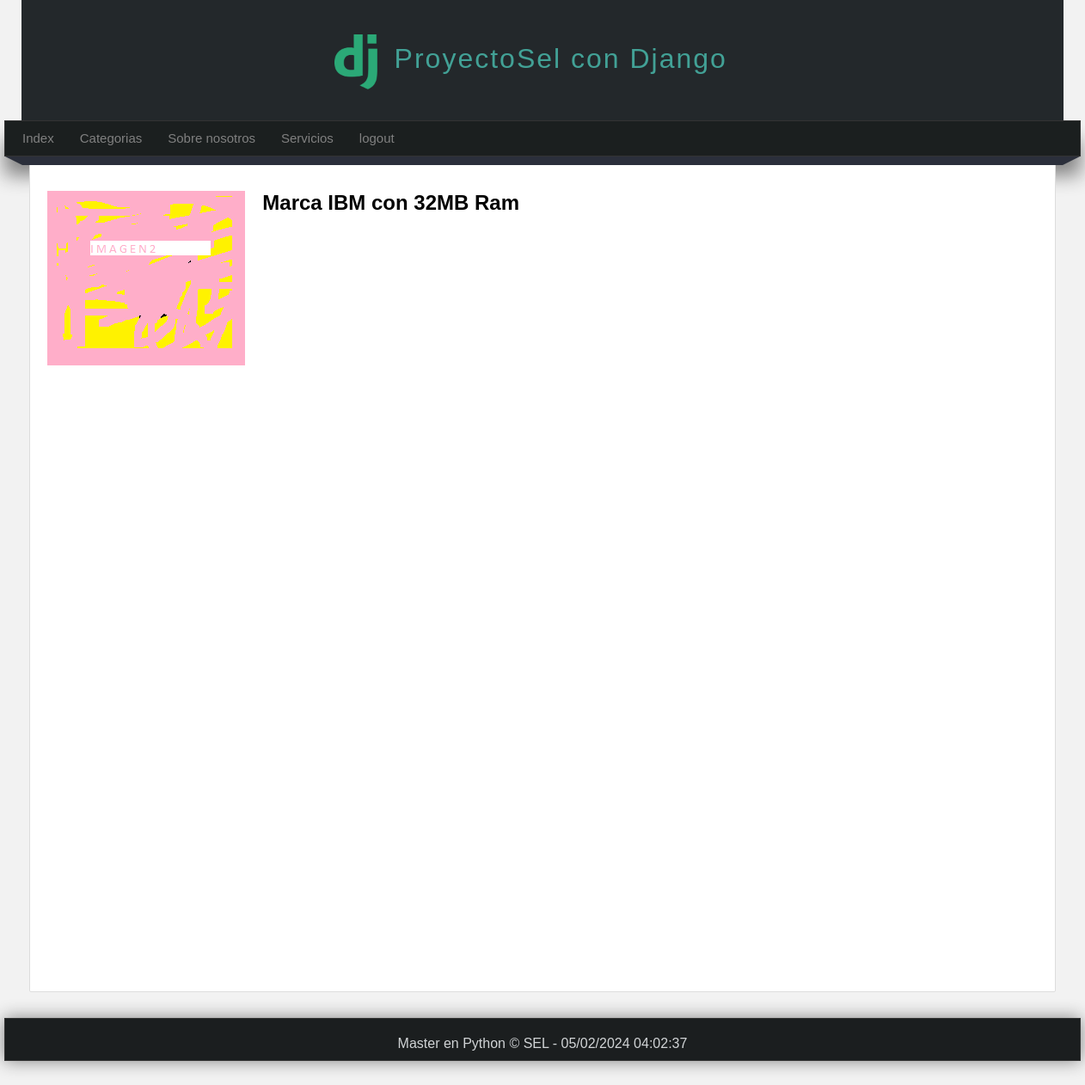
/articulo/2 (signed in), run on the app's committed database.
### pages/models.py (models this page shows, shortened)
class Page(models.Model):
    title = models.CharField(max_length = 50, verbose_name = 'Titulo')
    content = RichTextField(verbose_name='Contenido')
    slug = models.CharField(unique=True, max_length=150, verbose_name='URL amigable')
    order = models.IntegerField(default=0, verbose_name='Orden')
    visible = models.BooleanField(verbose_name='Visibles')
    created_at =models.DateField(auto_now_add=True, verbose_name='Creado el')
    updated_at = models.DateField(auto_now=True, verbose_name='Actualizado el')
    class Meta:
        verbose_name = "Pagina"
        verbose_name_plural = "Paginas"

### blog/models.py (models this page shows, shortened)
class Article(models.Model):
    title = models.CharField(max_length=150, verbose_name='titulo')
    content = RichTextField(verbose_name='contenido')
    imagen = models.ImageField(default='null', verbose_name='imagen', upload_to="articles")
    public = models.BooleanField( verbose_name='publicado')
    user = models.ForeignKey(User, verbose_name = 'usuario', editable= False, on_delete=models.CASCADE)
    categories = models.ManyToManyField(Category, verbose_name='categorias', null=True, blank=True)
    create_at = models.DateTimeField(auto_now_add=True, verbose_name='fecha_creacion')
    updated_at = models.DateTimeField(auto_now=True, verbose_name='fecha_modificacion')
    class Meta:
        verbose_name = "Articulo"
        verbose_name_plural = "Articulos"
        ordering = ['-create_at']

### blog/views.py (the view)
# urls.py: path('articulo/<int:article_id>', views.article, name='article')
@login_required(login_url='index')
def article(request, article_id):
    article = get_object_or_404(Article, id=article_id)
    return render(request, 'articles/detail.html', {
        'article': article
    })

### blog/context_processor.py (called while the page is built)
def get_categories(request):
    ids = Article.objects.filter(public=True).values_list('categories',flat=True)
    categories = Category.objects.filter(id__in=ids).values_list('id','name')
    return {
        'categories': categories
    }

### pages/context_processor.py (called while the page is built)
def get_pages(request):
    pages = Page.objects.filter(visible=True).order_by('order').values_list('id','title','slug')
    return {
        'pages': pages
    }

### blog/templates/articles/detail.html (shortened to what this page needs)
{% extends 'layouts/layout.html' %}
{% block content %}
{% if article.imagen != 'null' and article.imagen.url|length >= 1 %}
    <div class='image'>
        <img src="{{article.imagen.url}}" />
    </div>
{% endif %}
<p> {{article.content|safe}} </P>
{% endblock %}

### mainapp/templates/layouts/layout.html (shortened to what this page needs)
{% load static %}
<!DOCTYPE html>
<html lang="es">
<head>
    <link rel="stylesheet" type="text/css" href="{% static '/css/styles6.css' %}" />
</head>
<body>
    <header>
        <div id="logotipo">
            <img src="{% static 'images/logo.png' %}" />
            <h1> ProyectoSel con Django</h1>
        </div>
    </header>
    <nav>
        <ul>
            <li> <a href="{% url 'index' %}">Index </a> </li>
            {% if user.email %}
                <li> <a href="{% url 'articulos' %}">Categorias </a>
                </li>
                {% for page in pages %}
                    <li> <a href="{% url 'page' page.2 %}">{{page.1}}</a> </li>
                {% endfor %}
            {% endif %}
            {% if user.email %}
                <li> <a href="{% url 'logout' %}">logout</a>
            {% endif %}
        </ul>
    </nav>
    <div class="barra">
        <span class="esquina-izquierda"></span>
        <span class="esquina-derecha"></span>
        <span class="relleno-barra"></span>
    </div>
    <div id="content">
        <div class="box">
            <h2 Titulo ssde prueba</h2>
            {% block content %}{% endblock %}
        </div>
    </div>
    <footer>
        Master en Python &copy; SEL - {% now "d/m/Y h:m:s" %}
    </footer>
</body>
</html>

### mainapp/static/css/styles6.css (style rules this page uses)
* { margin: 0px; padding: 0px; font-family: sans-serif,Arial, Helvetica, sans-serif; text-decoration: none; }
body { background-color: #f2f2f2; }
header { width: 1212px; height: 140px; background-color: #23282b; margin: 0px auto; }
#logotipo { width: 40%; height: 140pc; margin: 0 auto; }
#logotipo img { display: block; width: 50px; float: left; margin-top: 40px; }
#logotipo h1 { display: block; float: left; margin-top: 50px; margin-left: 20px; letter-spacing: 2px; font-weight: lighter; color: #42a196; }
nav { width: 1250px; height: 40px; margin: 0 auto; background-color: #1b1f1f; border: 1px solid #333333; box-shadow: 0px 22px 22px grey; font-size: 15px; }
nav > ul { list-style: none; text-decoration: none; }
nav > ul > li { line-height: 40px; float: left; }
nav > ul > li > a { display: block; padding-left: 20px; padding-right: 10px; color: grey; }
.barra { width: 1250px; margin: 0 auto; }
.esquina-izquierda { display: block; border-left: 20px solid transparent; border-top: 10px solid #2b2f3b; float: left; }
.esquina-derecha { display: block; border-right: 20px solid transparent; border-top: 10px solid #2b2f3b; float: right; }
.relleno-barra { display: block; width: 1210px; height: 10px; background: #2b2f3b; float: left; margin-bottom: 30px; }
#content { width: 1212px; min-height: 930px; margin: 0 auto; margin-bottom: 30px; margin-top: 0px; }
.box { background: white; width: 95%; min-height: 930px; padding: 20px; border: 1px solid #ddd; border-radius: 2px; margin: 0 auto; }
.box .image { float: left; margin-right: 20px; }
footer { width: 1250px; background-color: #1b1e1f; border: 1px solid #333; color: #d1d4d6; text-align: center; margin: 0 auto; padding-top: 20px; padding-bottom: 10px; box-shadow: 0px 0px 20px gray; }

### data on the page
Page: title "Sobre nosotros"
Page: title "Servicios"
Article: imagen (picture), content "Marca IBM con 32MB Ram"
